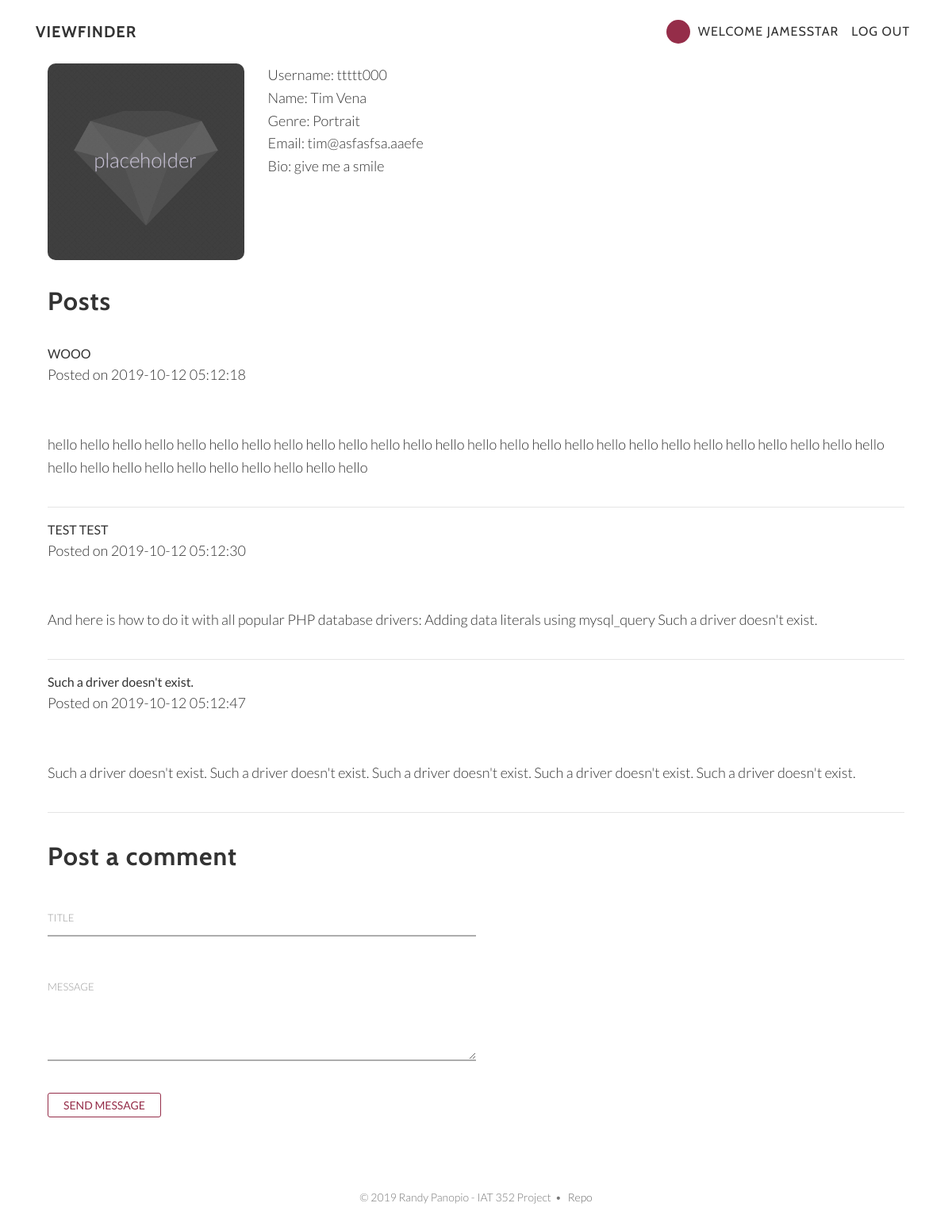
The page /Assignment2/photographers_userinfo.php?id=6 (signed in) on the database its author committed.
### tables this page shows
CREATE TABLE IF NOT EXISTS `photographers` (
  `id` int(6) UNSIGNED NOT NULL AUTO_INCREMENT,
  `username` varchar(30) NOT NULL,
  `email` varchar(30) NOT NULL,
  `password` varchar(255) DEFAULT NULL,
  `name` varchar(50) DEFAULT NULL,
  `genre` varchar(50) DEFAULT NULL,
  `bio` varchar(255) DEFAULT NULL,
  PRIMARY KEY (`id`)
);

CREATE TABLE IF NOT EXISTS `posts` (
  `user_id` int(255) NOT NULL,
  `title` varchar(255) NOT NULL,
  `content` text NOT NULL,
  `date` timestamp NOT NULL DEFAULT current_timestamp() ON UPDATE current_timestamp()
);

### Assignment2/photographers_userinfo.php (the view, shortened to what this page needs)
<?php require("directives/header.php");
require("directives/nav_bar.php");
require("directives/database_info.php");?>
<div id="content-container">
  <div class="container">
    <div class="col-lg-12 mx-auto">
      <div class="row">
        <?php
            if (isset($_GET['id']) && is_numeric($_GET['id']) ) {
                $userID = ($_GET['id']);
                $user_info_query = "SELECT * FROM `photographers` WHERE id=".$userID.";";
                $user_result = $db->query($user_info_query);
                if($user_result) {
                  $user = $user_result->fetch_array(MYSQLI_ASSOC);
                  echo "<div class=\"col-md-3 content-row\">
                            <img class=\"img-responsive\" src=\"img/placeholder.png\" alt=\"img\">
                        </div>
                        <div class=\"col-md-9 content-row\">
                        <p>
                        Username: ".$user['username']."<br />
                        Name: ".$user['name']."<br />
                        Genre: ".$user['genre']."<br />
                        Email: ".$user['email']."<br />
                        Bio: ".$user['bio']."
                        </p>
                              </div>";
                }
                $user_posts_query = "SELECT * FROM posts WHERE user_id=".$userID;
                $user_posts_result = $db->query($user_posts_query);
                echo "<div class='container'>
                <h2>Posts</h2>";
                if ($user_posts_result) {
                    if (($user_posts_result->num_rows) > 0) {
                        while ($post = $user_posts_result->fetch_assoc()) {
                            echo "<div class='post-container'>
                                <div class='post-contents'>
                                    <b>".$post['title']."</b>
                                    <p>Posted on ".$post['date']."</p>
                                    <br />
                                    <p>".$post['content']."</p>
                                    <hr />
                                </div>
                            </div>";
                        }
                        echo "</div>";
                    } else {
                        echo "<p>This user has no comments!</p>";
                    }
                }
            } else {
                echo "<h1 class=\"main-header\">User not found</h1>";
            }
        ?>
        <div class="container">
          <section id="contact" class="contact-section content-section">
                <h2>Post a comment</h2>
                <form class="form-wrap validate-form" name="input" action="create_post.php" method="post">
                  <div class="input-wrap validate-input" data-validate="Name is needed!">
                    <input class="input-style" type="text" name="title" required>
                  </div>
                  <div class="input-wrap validate-input" data-validate="Message is needed">
                    <textarea class="input-style" name="content" required></textarea>
                  </div>
                  <div class="container-contact1-form-btn">
                    <button class="btn btn-default btn-sm btn-anim-i">
                      <span>
                        Send Message
                      </span>
                    </button>
                  </div>
                </form>
          </section>
        </div>
      </div>
    </div>
  </div>
</div>
<?php require("directives/footer.php"); ?>

### Assignment2/directives/nav_bar.php (shortened to what this page needs)
<div id="main-menu-bar-container">
    <div id="main-menu-bar">
  <nav class="navbar navbar-expand-lg navbar-light fixed-top" id="mainNav">
    <div class="container">
      <a class="navbar-brand js-scroll-trigger" href="index.php">Viewfinder</a>
      <div class="collapse navbar-collapse" id="navbarResponsive">
        <ul class="navbar-nav ml-auto">
          <?php
          require_once("database_info.php");
          if(isset($_SESSION['valid_creator']) || isset($_SESSION['valid_follower'])) {
            echo "
            <li class=\"nav-item profile-image-cont\">
              <div class=\"profile-image\" ></div>
            </li>
            ";
          }
          if (isset($_SESSION['valid_creator'])) {
            $query = "SELECT `id`, `username` FROM `photographers` WHERE username=\"".($_SESSION['valid_creator'])."\";";
            $result = $db->query($query);
            if ($result) {
                if ($result->num_rows == 1) {
                    $user = $result->fetch_array(MYSQLI_ASSOC);
                    echo "<li class=\"nav-item\">
                      <a class=\"nav-link js-scroll-trigger\">Welcome ".$user['username']."</a>
                    </li>";
                    echo "
                    <li class=\"nav-item\">
                      <a class=\"nav-link js-scroll-trigger\" href=\"logout.php\">Log Out</a>
                    </li>
                    ";
                }
            }
          } else if (isset($_SESSION['valid_follower'])){
            $query = "SELECT `id`, `username` FROM `followers` WHERE username=\"".($_SESSION['valid_follower'])."\";";
            $result = $db->query($query);
            if ($result) {
                if ($result->num_rows == 1) {
                    $user = $result->fetch_array(MYSQLI_ASSOC);
                    echo "<li class=\"nav-item\">
                      <a class=\"nav-link js-scroll-trigger\">Welcome ".$user['username']."</a>
                    </li>";
                    echo "
                    <li class=\"nav-item\">
                      <a class=\"nav-link js-scroll-trigger\" href=\"logout.php\">Log Out</a>
                    </li>
                    ";
                } else {
                  echo "<li class=\"nav-item\">
                    <a class=\"nav-link js-scroll-trigger\">Welcome User</a>
                  </li>";
                  echo "
                  <li class=\"nav-item\">
                    <a class=\"nav-link js-scroll-trigger\" href=\"logout.php\">Log Out</a>
                  </li>
                  ";
                }
            }
            if ($db->connect_error)  {
                die('Connect Error: ' . $db->connect_error);
            }
            $db->close();
        } ?>
        </ul>
      </div>
    </div>
  </nav>
</div>

### Assignment2/styles/css/main.css (style rules this page uses)
.profile-image { position:relative;top:50%;transform:translateY(-50%);width:30px;height:30px;margin-right:2px;border-radius:50%;vertical-align:middle;background-color:#952d49 }
.navbar { background-color:white !important }
body { font-family:'Lato';font-weight:300;width:100%;height:100%;color:#333333;background-color:white }
li { list-style:none }
img { max-width:100%;width:100%;border-radius:10px }
h1,h2,h3,h4,h5,h6 { font-family:'Cabin', sans-serif;font-weight:700;margin:0 0 35px;letter-spacing:1px }
p { font-size:16px;line-height:1.5;margin:0 0 25px }
.content-row { margin-bottom:3% }
@media (min-width: 768px) { p { font-size:18px;line-height:1.6;margin:0 0 35px } }
a { -webkit-transition:all 0.2s ease-in-out;-moz-transition:all 0.2s ease-in-out;transition:all 0.2s ease-in-out;color:#952d49 }
#mainNav { font-family:'Cabin', sans-serif;margin-bottom:0;text-transform:uppercase;border-bottom:1px solid rgba(255,255,255,0.3);background-color:white }
#mainNav .navbar-brand { font-weight:700 }
#mainNav a { color:#333333 }
#mainNav .navbar-nav .nav-item { -webkit-transition:background 0.3s ease-in-out;-moz-transition:background 0.3s ease-in-out;transition:background 0.3s ease-in-out }
#mainNav .navbar-nav { outline:none;background-color:transparent }
@media (min-width: 992px) { #mainNav { padding-top:20px;padding-bottom:20px;-webkit-transition:background 0.3s ease-in-out, padding-top 0.3s ease-in-out, padding-bottom 0.3s;-moz-transition:background 0.3s ease-in-out, padding-top 0.3s ease-in-out, padding-bottom 0.3s;transition:background 0.3s ease-in-out, padding-top 0.3s ease-in-out, padding-bottom 0.3s;letter-spacing:1px;border-bottom:none;background:transparent } }
.content-section { padding-top:20px;padding-bottom:20px }
#content-container { margin-top:80px }
.btn { font-family:'Lato', sans-serif;font-weight:400;-webkit-transition:all 0.3s ease-in-out;-moz-transition:all 0.3s ease-in-out;transition:all 0.3s ease-in-out;text-transform:uppercase;border-radius:0 }
.btn-default { color:#952d49;border:1px solid #952d49;border-radius:3px;background-color:transparent;padding-top:4px;padding-bottom:4px }
.btn-anim-i { padding-right:19px;padding-left:19px;padding-top:4px;padding-bottom:4px }
.form-wrap { width:50% }
.input-wrap { width:100%;position:relative;border-bottom:2px solid #adadad;margin-bottom:40px }
.input-style { display:block;width:100%;font-family:'Lato';font-weight:300;font-size:15px;color:#555555;line-height:1.2 }
input.input-style { outline:none;border:none;height:45px }
textarea.input-style { outline:none;border:none;min-height:115px;padding-top:13px;padding-bottom:13px }

### rows shown on the page
photographers: username "JAMESSTAR"
photographers: username "ttttt000", name "Tim Vena", genre "Portrait", email "tim@asfasfsa.aaefe", bio "give me a smile"
posts: title "WOOO", date "2019-10-12 05:12:18", content "hello hello hello hello hello hello hello hello hello hello hello hello hello hello hello hello hello hello hello hello hello hello hello hello hello hello hello hello hello hello hello hello hello hello hello hello"
posts: title "TEST TEST", date "2019-10-12 05:12:30", content "And here is how to do it with all popular PHP database drivers: Adding data literals using mysql_query Such a driver doesn't exist."
posts: title "Such a driver doesn't exist.", date "2019-10-12 05:12:47", content "Such a driver doesn't exist. Such a driver doesn't exist. Such a driver doesn't exist. Such a driver doesn't exist. Such a driver doesn't exist."
